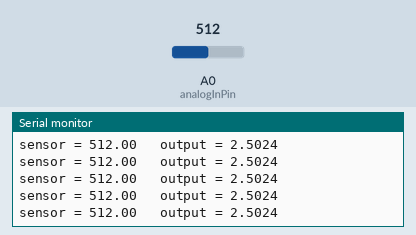
The sketch below on a simulated Arduino Uno, built with avr-gcc and run on an emulated ATmega328P. On the bench: the last lines printed to the serial monitor. The inputs (shaded band) are chosen by the test bench; at power-on: A0 (analogInPin) = 512.

Above: at 1.2 s.
1.3 s: A0 (analogInPin) set to 985
At 2.2 s:
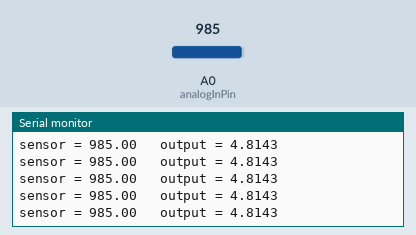
4.3 s: A0 (analogInPin) set to 1007
At 5.2 s:
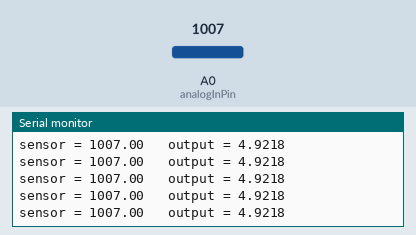
10.3 s: A0 (analogInPin) set to 8
At 11.3 s:
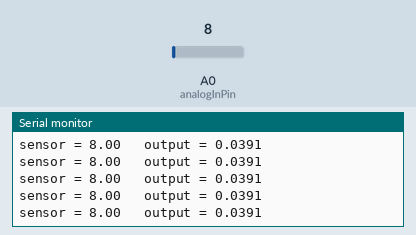
13.3 s: A0 (analogInPin) set to 11
At 14.3 s:
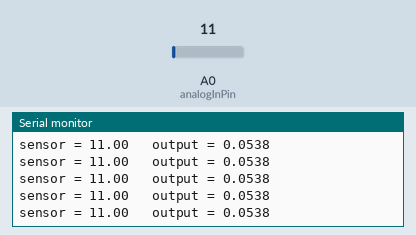
16.3 s: A0 (analogInPin) set to 94
At 16.8 s:
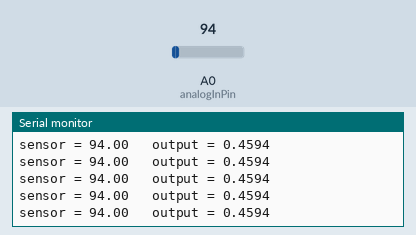
19.3 s: A0 (analogInPin) set to 109
At 20.3 s:
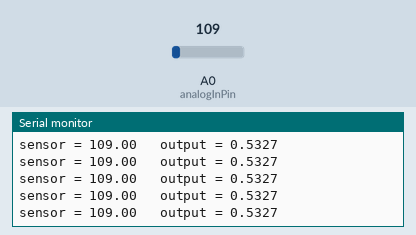
Timing chart, 0 to 22.3 s (numbered marks = the images above; inputs shaded):
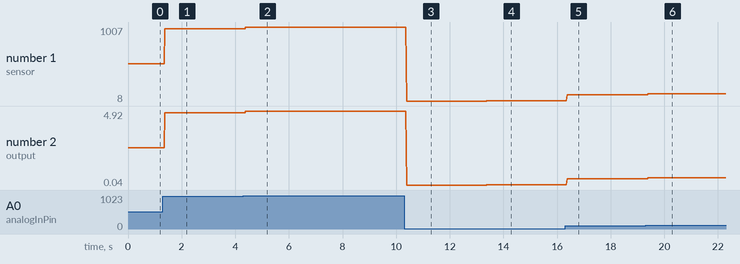

Measured:
- after the input at 1.3 s, the serial monitor: prints a new line after 0.08 s (image 1)
- after the input at 4.3 s, the serial monitor: prints a new line after 0.09 s (image 2)
- after the input at 10.3 s, the serial monitor: prints a new line after 0.09 s (image 3)
- after the input at 13.3 s, the serial monitor: prints a new line after 0.09 s (image 4)
- after the input at 16.3 s, the serial monitor: prints a new line after 0.07 s (image 5)
- after the input at 19.3 s, the serial monitor: prints a new line after 0.09 s (image 6)
- plotted number 1: 512 → 985 after the input at 1.3 s, 985 → 1007 after the input at 4.3 s, 1007 → 8 after the input at 10.3 s, 8 → 11 after the input at 13.3 s, 11 → 94 after the input at 16.3 s
- plotted number 2: 2.5 → 4.81 after the input at 1.3 s, 4.81 → 4.92 after the input at 4.3 s, 4.92 → 0.04 after the input at 10.3 s, 0.04 → 0.05 after the input at 13.3 s, 0.05 → 0.46 after the input at 16.3 s

The sketch:

Roteiro_05_Voltimetro.ino
```cpp
/*
OBJETIVO
Criar um sistema que leia a tensão sobre um potenciômetro e exiba a tensão em V pelo
serial monitor.
*/
const int analogInPin = A0;

float sensorValue = 0;
float outputValue = 0;

void setup() {
  Serial.begin(9600);
}


void loop() {
sensorValue = analogRead(analogInPin);
outputValue = (sensorValue*5)/1023;

  Serial.print("sensor = " );
  Serial.print(sensorValue);
  Serial.print("\t output = ");
  Serial.println(outputValue,4);

  delay(2);
}
```
